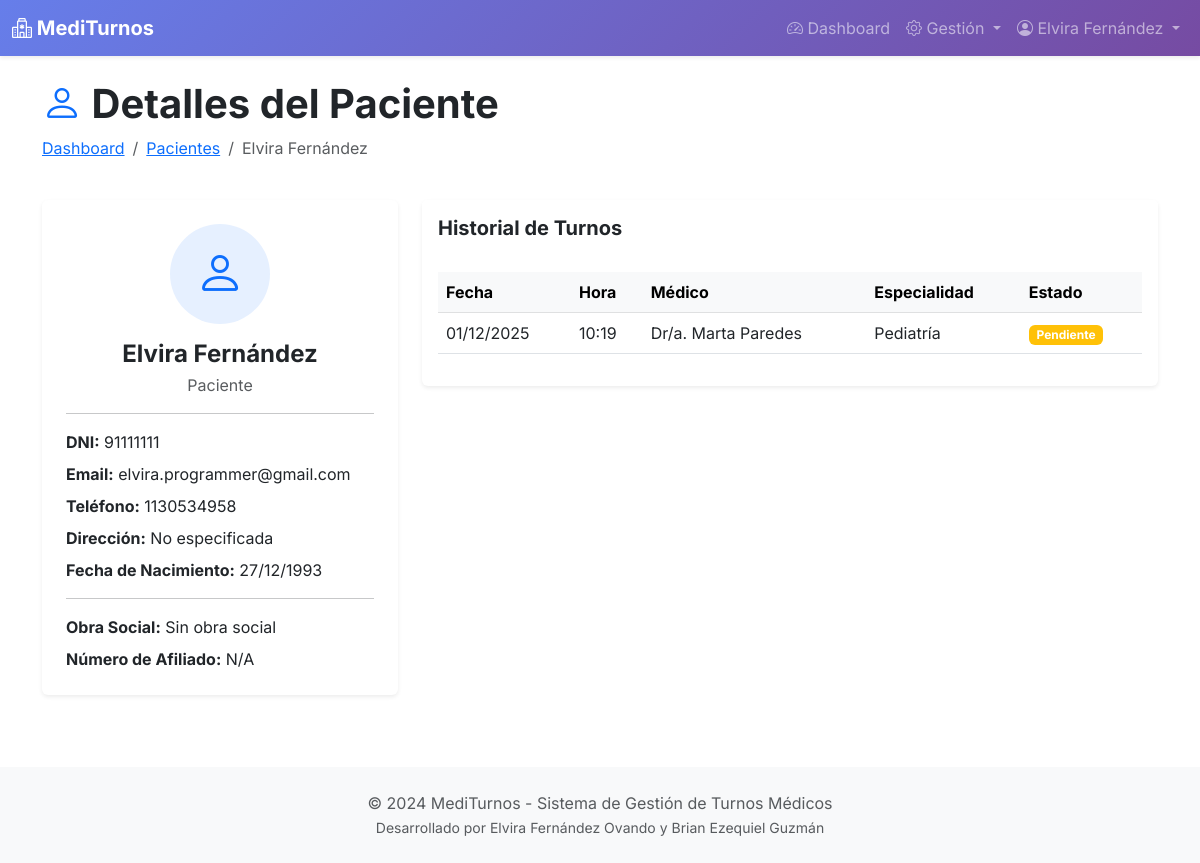
The page /admin-panel/pacientes/1/ver/ (signed in) on the database its author committed.
### appointments/models.py (models this page shows, shortened)
class Usuario(AbstractUser):
    ROLES = (
        ('admin', 'Administrador'),
        ('medico', 'Médico'),
        ('paciente', 'Paciente'),
    )
    rol = models.CharField(max_length=10, choices=ROLES, default='paciente')
    dni = models.CharField(max_length=8, unique=True, validators=[
        RegexValidator(r'^\d{7,8}$', 'Ingrese un DNI válido (7-8 dígitos)')
    ])
    telefono = models.CharField(max_length=15, blank=True)
    direccion = models.CharField(max_length=200, blank=True)
    fecha_nacimiento = models.DateField(null=True, blank=True)
    class Meta:
        verbose_name = 'Usuario'
        verbose_name_plural = 'Usuarios'

class Paciente(models.Model):
    usuario = models.OneToOneField(Usuario, on_delete=models.CASCADE, related_name='perfil_paciente')
    obra_social = models.CharField(max_length=100, blank=True)
    numero_afiliado = models.CharField(max_length=50, blank=True)
    observaciones = models.TextField(blank=True)
    class Meta:
        verbose_name = 'Paciente'
        verbose_name_plural = 'Pacientes'
        ordering = ['usuario__last_name', 'usuario__first_name']

class Turno(models.Model):
    ESTADOS = (
        ('pendiente', 'Pendiente'),
        ('confirmado', 'Confirmado'),
        ('en_atencion', 'En Atención'),
        ('atendido', 'Atendido'),
        ('cancelado_paciente', 'Cancelado por Paciente'),
        ('cancelado_medico', 'Cancelado por Médico'),
        ('ausente', 'Ausente'),
    )
    paciente = models.ForeignKey(Paciente, on_delete=models.CASCADE, related_name='turnos')
    medico = models.ForeignKey(Medico, on_delete=models.CASCADE, related_name='turnos')
    especialidad = models.ForeignKey(Especialidad, on_delete=models.CASCADE)
    fecha = models.DateField()
    hora = models.TimeField()
    motivo_consulta = models.TextField(blank=True)
    estado = models.CharField(max_length=20, choices=ESTADOS, default='pendiente')
    notas_medico = models.TextField(blank=True)
    fecha_creacion = models.DateTimeField(auto_now_add=True)
    fecha_modificacion = models.DateTimeField(auto_now=True)
    class Meta:
        verbose_name = 'Turno'
        verbose_name_plural = 'Turnos'
        ordering = ['-fecha', '-hora']
        unique_together = ['medico', 'fecha', 'hora']
    def get_estado_color(self):
        colores = {
            'pendiente': 'warning',
            'confirmado': 'info',
            'en_atencion': 'primary',
            'atendido': 'success',
            'cancelado_paciente': 'secondary',
            'cancelado_medico': 'danger',
            'ausente': 'dark',
        }
        return colores.get(self.estado, 'secondary')

class Medico(models.Model):
    usuario = models.OneToOneField(Usuario, on_delete=models.CASCADE, related_name='perfil_medico')
    especialidades = models.ManyToManyField(Especialidad, related_name='medicos')
    matricula = models.CharField(max_length=20, unique=True)
    biografia = models.TextField(blank=True)
    foto = models.ImageField(upload_to='medicos/', blank=True, null=True)
    activo = models.BooleanField(default=True)
    class Meta:
        verbose_name = 'Médico'
        verbose_name_plural = 'Médicos'
        ordering = ['usuario__last_name', 'usuario__first_name']
    def __str__(self):
        return f"Dr/a. {self.usuario.get_full_name()}"

class Especialidad(models.Model):
    nombre = models.CharField(max_length=100, unique=True)
    descripcion = models.TextField(blank=True)
    duracion_turno = models.IntegerField(default=30, help_text="Duración en minutos")
    activo = models.BooleanField(default=True)
    fecha_creacion = models.DateTimeField(auto_now_add=True)
    class Meta:
        verbose_name = 'Especialidad'
        verbose_name_plural = 'Especialidades'
        ordering = ['nombre']

### appointments/views/admin_views.py (the view)
# urls.py: path('admin-panel/pacientes/<int:pk>/ver/', views.admin_paciente_ver, name='admin_paciente_ver'),
@login_required
def admin_paciente_ver(request, pk):
    if request.user.rol != 'admin':
        messages.error(request, 'No tienes permisos.')
        return redirect('dashboard')
    paciente = get_object_or_404(Paciente, pk=pk)
    turnos = paciente.turnos.select_related('medico__usuario', 'especialidad').order_by('-fecha')
    context = {
        'paciente': paciente,
        'turnos': turnos,
    }
    return render(request, 'appointments/admin/paciente_ver.html', context)

### appointments/templates/appointments/admin/paciente_ver.html (shortened to what this page needs)
{% extends 'base.html' %}
{% load static %}
{% block content %}
<div class="container py-4">
    <div class="row mb-4">
        <div class="col">
            <h1 class="fw-bold">
                <i class="bi bi-person text-primary"></i> Detalles del Paciente
            </h1>
            <nav aria-label="breadcrumb">
                <ol class="breadcrumb">
                    <li class="breadcrumb-item"><a href="{% url 'admin_dashboard' %}">Dashboard</a></li>
                    <li class="breadcrumb-item"><a href="{% url 'admin_pacientes' %}">Pacientes</a></li>
                    <li class="breadcrumb-item active">{{ paciente.usuario.get_full_name }}</li>
                </ol>
            </nav>
        </div>
    </div>
    <div class="row g-4">
        <div class="col-lg-4">
            <div class="card border-0 shadow-sm">
                <div class="card-body text-center p-4">
                    <div class="bg-primary bg-opacity-10 rounded-circle d-inline-flex align-items-center justify-content-center mb-3" style="width: 100px; height: 100px;">
                        <i class="bi bi-person text-primary" style="font-size: 3rem;"></i>
                    </div>
                    <h4 class="fw-bold mb-1">{{ paciente.usuario.get_full_name }}</h4>
                    <p class="text-muted mb-3">Paciente</p>
                    <hr>
                    <div class="text-start">
                        <p class="mb-2"><strong>DNI:</strong> {{ paciente.usuario.dni }}</p>
                        <p class="mb-2"><strong>Email:</strong> {{ paciente.usuario.email }}</p>
                        <p class="mb-2"><strong>Teléfono:</strong> {{ paciente.usuario.telefono }}</p>
                        <p class="mb-2"><strong>Dirección:</strong> {{ paciente.usuario.direccion|default:"No especificada" }}</p>
                        <p class="mb-2"><strong>Fecha de Nacimiento:</strong> {{ paciente.usuario.fecha_nacimiento|date:"d/m/Y"|default:"No especificada" }}</p>
                        <hr>
                        <p class="mb-2"><strong>Obra Social:</strong> {{ paciente.obra_social|default:"Sin obra social" }}</p>
                        <p class="mb-0"><strong>Número de Afiliado:</strong> {{ paciente.numero_afiliado|default:"N/A" }}</p>
                    </div>
                </div>
            </div>
        </div>
        <div class="col-lg-8">
            <div class="card border-0 shadow-sm">
                <div class="card-header bg-white border-0 py-3">
                    <h5 class="fw-bold mb-0">Historial de Turnos</h5>
                </div>
                <div class="card-body">
                    {% if turnos %}
                    <div class="table-responsive">
                        <table class="table table-hover align-middle">
                            <thead class="table-light">
                                <tr>
                                    <th>Fecha</th>
                                    <th>Hora</th>
                                    <th>Médico</th>
                                    <th>Especialidad</th>
                                    <th>Estado</th>
                                </tr>
                            </thead>
                            <tbody>
                                {% for turno in turnos %}
                                <tr>
                                    <td>{{ turno.fecha|date:"d/m/Y" }}</td>
                                    <td>{{ turno.hora|time:"H:i" }}</td>
                                    <td>{{ turno.medico }}</td>
                                    <td>{{ turno.especialidad.nombre }}</td>
                                    <td><span class="badge bg-{{ turno.get_estado_color }}">{{ turno.get_estado_display }}</span></td>
                                </tr>
                                {% endfor %}
                            </tbody>
                        </table>
                    </div>
                    {% else %}
                    <div class="text-center py-5">
                        <i class="bi bi-calendar-x text-muted" style="font-size: 3rem;"></i>
                        <p class="text-muted mt-3">No hay turnos registrados</p>
                    </div>
                    {% endif %}
                </div>
            </div>
        </div>
    </div>
</div>
{% endblock %}

### templates/base.html (shortened to what this page needs)
{% load static %}
<!DOCTYPE html>
<html lang="es">
<head>
    <link href="{% static 'css/bootstrap.min.css' %}" rel="stylesheet">
    <link href="{% static 'css/bootstrap-icons.css' %}" rel="stylesheet">
    <link rel="stylesheet" href="{% static 'css/style.css' %}">
</head>
<body>
    {% if user.is_authenticated %}
    <nav class="navbar navbar-expand-lg navbar-dark bg-primary shadow-sm">
        <div class="container-fluid">
            <a class="navbar-brand fw-bold" href="{% url 'dashboard' %}">
                <i class="bi bi-hospital"></i> MediTurnos
            </a>
            <div class="collapse navbar-collapse" id="navbarNav">
                <ul class="navbar-nav ms-auto">
                    {% if user.rol == 'admin' %}
                    <li class="nav-item">
                        <a class="nav-link" href="{% url 'admin_dashboard' %}">
                            <i class="bi bi-speedometer2"></i> Dashboard
                        </a>
                    </li>
                    <li class="nav-item dropdown">
                        <a class="nav-link dropdown-toggle" href="#"
                           role="button" data-bs-toggle="dropdown">
                            <i class="bi bi-gear"></i> Gestión
                        </a>
                    </li>
                    {% endif %}
                    <li class="nav-item dropdown">
                        <a class="nav-link dropdown-toggle" href="#"
                           role="button" data-bs-toggle="dropdown">
                            <i class="bi bi-person-circle"></i> {{ user.get_full_name }}
                        </a>
                    </li>
                </ul>
            </div>
        </div>
    </nav>
    {% endif %}
    <main>
        {% block content %}{% endblock %}
    </main>
    <footer class="bg-light text-center py-4 mt-5">
        <div class="container">
            <p class="text-muted mb-0">&copy; 2024 MediTurnos - Sistema de Gestión de Turnos Médicos</p>
            <p class="text-muted mb-0"><small>Desarrollado por Elvira Fernández Ovando y Brian Ezequiel Guzmán</small></p>
        </div>
    </footer>
</body>
</html>

### static/css/style.css (style rules this page uses)
body { font-family: 'Inter', -apple-system, BlinkMacSystemFont, 'Segoe UI', Roboto, sans-serif; }
.navbar { background: linear-gradient(135deg, #667eea 0%, #764ba2 100%) !important; }

### rows shown on the page
Usuario: get_full_name "Elvira Fernández"
Paciente: usuario.get_full_name "Elvira Fernández", usuario.dni "91111111", usuario.email "elvira.programmer@gmail.com", usuario.telefono "1130534958", usuario.direccion "No especificada", usuario.fecha_nacimiento "27/12/1993", obra_social "Sin obra social", numero_afiliado "N/A"
Turno: fecha "01/12/2025", hora "10:19", medico "Dr/a. Marta Paredes", especialidad.nombre "Pediatría", estado "Pendiente"
